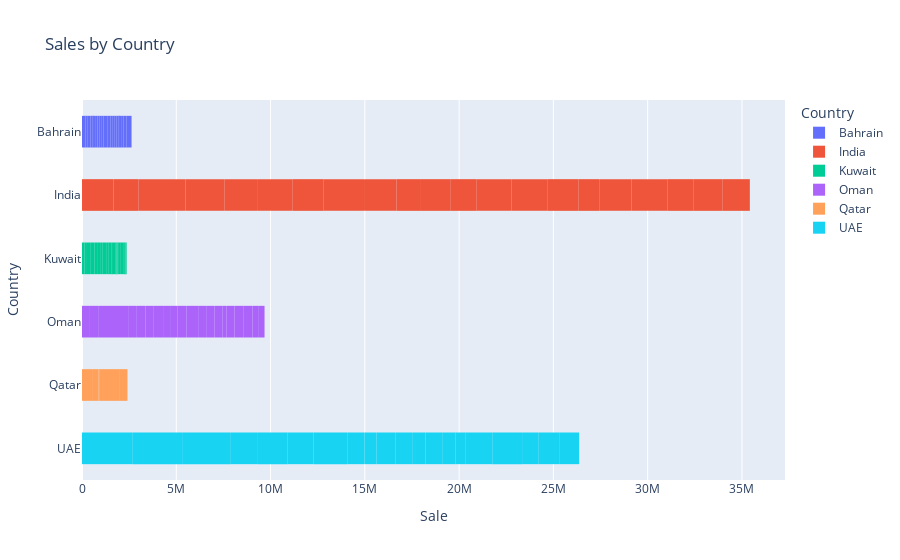

This figure's notebook cell:
### Code cell
bar_chart = px.bar(sales_country, x="Sale", y="Country", color="Country",
                   title="Sales by Country", orientation="h")
bar_chart.update_layout({'bargap': 0.5})
bar_chart.update_traces(opacity=1, marker_line_width=0)
bar_chart.show()

### Figure 1 — Plotly figure (JSON) as saved in the notebook; plotly's stock layout.template omitted (floating-point values rounded to 4 significant figures)
{"data": [{"hovertemplate": "Country=%{y}<br>Sale=%{x}<extra></extra>", "legendgroup": "Bahrain", "marker": {"color": "#636efa", "line": {"width": 0}, "pattern": {"shape": ""}}, "name": "Bahrain", "opacity": 1, "orientation": "h", "showlegend": true, "textposition": "auto", "type": "bar", "x": [182200.0, 122600.0, 142100.0, 95960.0, 91330.0, 100500.0, 87360.0, 113600.0, 81240.0, 126300.0, 197100.0, 164400.0, 97070.0, 108900.0, 108600.0, 103100.0, 91330.0, 100500.0, 92820.0, 161000.0, 259800.0], "xaxis": "x", "y": ["Bahrain", "Bahrain", "Bahrain", "Bahrain", "Bahrain", "Bahrain", "Bahrain", "Bahrain", "Bahrain", "Bahrain", "Bahrain", "Bahrain", "Bahrain", "Bahrain", "Bahrain", "Bahrain", "Bahrain", "Bahrain", "Bahrain", "Bahrain", "Bahrain"], "yaxis": "y"}, {"hovertemplate": "Country=%{y}<br>Sale=%{x}<extra></extra>", "legendgroup": "India", "marker": {"color": "#EF553B", "line": {"width": 0}, "pattern": {"shape": ""}}, "name": "India", "opacity": 1, "orientation": "h", "showlegend": true, "textposition": "auto", "type": "bar", "x": [1664000.0, 1325000.0, 2506000.0, 2072000.0, 1719000.0, 1891000.0, 1644000.0, 2137000.0, 1718000.0, 1301000.0, 1582000.0, 1376000.0, 1834000.0, 1936000.0, 1618000.0, 1108000.0, 1719000.0, 1891000.0, 1404000.0, 1536000.0, 1438000.0], "xaxis": "x", "y": ["India", "India", "India", "India", "India", "India", "India", "India", "India", "India", "India", "India", "India", "India", "India", "India", "India", "India", "India", "India", "India"], "yaxis": "y"}, {"hovertemplate": "Country=%{y}<br>Sale=%{x}<extra></extra>", "legendgroup": "Kuwait", "marker": {"color": "#00cc96", "line": {"width": 0}, "pattern": {"shape": ""}}, "name": "Kuwait", "opacity": 1, "orientation": "h", "showlegend": true, "textposition": "auto", "type": "bar", "x": [126700.0, 136100.0, 170800.0, 221700.0, 145600.0, 160100.0, 139200.0, 181000.0, 107200.0, 44620.0, 117800.0, 90640.0, 119500.0, 75330.0, 39330.0, 39080.0, 145600.0, 160100.0, 54060.0, 37530.0, 55760.0], "xaxis": "x", "y": ["Kuwait", "Kuwait", "Kuwait", "Kuwait", "Kuwait", "Kuwait", "Kuwait", "Kuwait", "Kuwait", "Kuwait", "Kuwait", "Kuwait", "Kuwait", "Kuwait", "Kuwait", "Kuwait", "Kuwait", "Kuwait", "Kuwait", "Kuwait", "Kuwait"], "yaxis": "y"}, {"hovertemplate": "Country=%{y}<br>Sale=%{x}<extra></extra>", "legendgroup": "Oman", "marker": {"color": "#ab63fa", "line": {"width": 0}, "pattern": {"shape": ""}}, "name": "Oman", "opacity": 1, "orientation": "h", "showlegend": true, "textposition": "auto", "type": "bar", "x": [420800.0, 472700.0, 751300.0, 841600.0, 421600.0, 463800.0, 403300.0, 524300.0, 371400.0, 385400.0, 490300.0, 614200.0, 424600.0, 437800.0, 418400.0, 224700.0, 421600.0, 463800.0, 489100.0, 301500.0, 338900.0], "xaxis": "x", "y": ["Oman", "Oman", "Oman", "Oman", "Oman", "Oman", "Oman", "Oman", "Oman", "Oman", "Oman", "Oman", "Oman", "Oman", "Oman", "Oman", "Oman", "Oman", "Oman", "Oman", "Oman"], "yaxis": "y"}, {"hovertemplate": "Country=%{y}<br>Sale=%{x}<extra></extra>", "legendgroup": "Qatar", "marker": {"color": "#FFA15A", "line": {"width": 0}, "pattern": {"shape": ""}}, "name": "Qatar", "opacity": 1, "orientation": "h", "showlegend": true, "textposition": "auto", "type": "bar", "x": [580100.0, 293900.0, 0.0, 0.0, 0.0, 0.0, 0.0, 0.0, 0.0, 37120.0, 1057000.0, 440000.0, 0.0, 0.0, 0.0, 0.0, 0.0, 0.0, 5738.0, 0.0, 0.0], "xaxis": "x", "y": ["Qatar", "Qatar", "Qatar", "Qatar", "Qatar", "Qatar", "Qatar", "Qatar", "Qatar", "Qatar", "Qatar", "Qatar", "Qatar", "Qatar", "Qatar", "Qatar", "Qatar", "Qatar", "Qatar", "Qatar", "Qatar"], "yaxis": "y"}, {"hovertemplate": "Country=%{y}<br>Sale=%{x}<extra></extra>", "legendgroup": "UAE", "marker": {"color": "#19d3f3", "line": {"width": 0}, "pattern": {"shape": ""}}, "name": "UAE", "opacity": 1, "orientation": "h", "showlegend": true, "textposition": "auto", "type": "bar", "x": [1380000.0, 1313000.0, 2616000.0, 2585000.0, 1436000.0, 1579000.0, 1373000.0, 1785000.0, 918300.0, 632000.0, 1020000.0, 873300.0, 705300.0, 920100.0, 664500.0, 523800.0, 1436000.0, 1579000.0, 860200.0, 1107000.0, 1059000.0], "xaxis": "x", "y": ["UAE", "UAE", "UAE", "UAE", "UAE", "UAE", "UAE", "UAE", "UAE", "UAE", "UAE", "UAE", "UAE", "UAE", "UAE", "UAE", "UAE", "UAE", "UAE", "UAE", "UAE"], "yaxis": "y"}], "layout": {"bargap": 0.5, "barmode": "relative", "legend": {"title": {"text": "Country"}, "tracegroupgap": 0}, "title": {"text": "Sales by Country"}, "xaxis": {"anchor": "y", "domain": [0, 1], "title": {"text": "Sale"}}, "yaxis": {"anchor": "x", "categoryarray": ["UAE", "Qatar", "Oman", "Kuwait", "India", "Bahrain"], "categoryorder": "array", "domain": [0, 1], "title": {"text": "Country"}}}}
